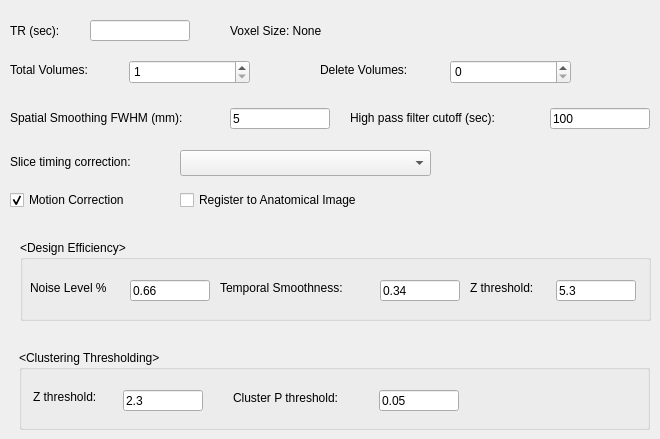
   <widget class="QWidget" name="tab_2">
    <attribute name="title">
     <string>Basic</string>
    </attribute>
    <widget class="QLabel" name="label_13">
     <property name="geometry">
      <rect>
       <x>10</x>
       <y>23</y>
       <width>71</width>
       <height>16</height>
      </rect>
     </property>
     <property name="text">
      <string>TR (sec):</string>
     </property>
    </widget>
    <widget class="QLabel" name="label_16">
     <property name="geometry">
      <rect>
       <x>10</x>
       <y>110</y>
       <width>231</width>
       <height>16</height>
      </rect>
     </property>
     <property name="text">
      <string>Spatial Smoothing FWHM (mm):</string>
     </property>
    </widget>
    <widget class="QLabel" name="label_15">
     <property name="geometry">
      <rect>
       <x>10</x>
       <y>62</y>
       <width>110</width>
       <height>16</height>
      </rect>
     </property>
     <property name="text">
      <string>Total Volumes: </string>
     </property>
    </widget>
    <widget class="QLabel" name="label_20">
     <property name="geometry">
      <rect>
       <x>350</x>
       <y>110</y>
       <width>231</width>
       <height>16</height>
      </rect>
     </property>
     <property name="text">
      <string>High pass filter cutoff (sec):</string>
     </property>
    </widget>
    <widget class="QLabel" name="label_21">
     <property name="geometry">
      <rect>
       <x>10</x>
       <y>154</y>
       <width>231</width>
       <height>16</height>
      </rect>
     </property>
     <property name="text">
      <string>Slice timing correction:</string>
     </property>
    </widget>
    <widget class="QComboBox" name="cbSliceTime">
     <property name="geometry">
      <rect>
       <x>180</x>
       <y>150</y>
       <width>251</width>
       <height>26</height>
      </rect>
     </property>
    </widget>
    <widget class="QLabel" name="txtVoxel">
     <property name="geometry">
      <rect>
       <x>230</x>
       <y>23</y>
       <width>401</width>
       <height>16</height>
      </rect>
     </property>
     <property name="text">
      <string>Voxel Size: None</string>
     </property>
    </widget>
    <widget class="QLabel" name="label_14">
     <property name="geometry">
      <rect>
       <x>320</x>
       <y>62</y>
       <width>110</width>
       <height>16</height>
      </rect>
     </property>
     <property name="text">
      <string>Delete Volumes: </string>
     </property>
    </widget>
    <widget class="QCheckBox" name="cbRegAnat">
     <property name="enabled">
      <bool>true</bool>
     </property>
     <property name="geometry">
      <rect>
       <x>180</x>
       <y>190</y>
       <width>271</width>
       <height>20</height>
      </rect>
     </property>
     <property name="text">
      <string>Register to Anatomical Image</string>
     </property>
     <property name="checked">
      <bool>false</bool>
     </property>
    </widget>
    <widget class="QCheckBox" name="cbMotionCorrection">
     <property name="geometry">
      <rect>
       <x>10</x>
       <y>190</y>
       <width>160</width>
       <height>20</height>
      </rect>
     </property>
     <property name="text">
      <string>Motion Correction</string>
     </property>
     <property name="checked">
      <bool>true</bool>
     </property>
    </widget>
    <widget class="QSpinBox" name="txtTotalVol">
     <property name="geometry">
      <rect>
       <x>129</x>
       <y>60</y>
       <width>121</width>
       <height>24</height>
      </rect>
     </property>
     <property name="minimum">
      <number>1</number>
     </property>
     <property name="maximum">
      <number>999999999</number>
     </property>
    </widget>
    <widget class="QSpinBox" name="txtDeleteVol">
     <property name="geometry">
      <rect>
       <x>450</x>
       <y>60</y>
       <width>121</width>
       <height>24</height>
      </rect>
     </property>
     <property name="maximum">
      <number>999999999</number>
     </property>
    </widget>
    <widget class="QGroupBox" name="groupBox_2">
     <property name="geometry">
      <rect>
       <x>20</x>
       <y>240</y>
       <width>631</width>
       <height>81</height>
      </rect>
     </property>
     <property name="title">
      <string>&lt;Design Efficiency&gt;</string>
     </property>
     <widget class="QLabel" name="label_35">
      <property name="geometry">
       <rect>
        <x>10</x>
        <y>40</y>
        <width>231</width>
        <height>16</height>
       </rect>
      </property>
      <property name="text">
       <string>Noise Level %</string>
      </property>
     </widget>
     <widget class="QLabel" name="label_36">
      <property name="geometry">
       <rect>
        <x>200</x>
        <y>40</y>
        <width>231</width>
        <height>16</height>
       </rect>
      </property>
      <property name="text">
       <string>Temporal Smoothness:</string>
      </property>
     </widget>
     <widget class="QLabel" name="label_37">
      <property name="geometry">
       <rect>
        <x>450</x>
        <y>40</y>
        <width>231</width>
        <height>16</height>
       </rect>
      </property>
      <property name="text">
       <string>Z threshold:</string>
      </property>
     </widget>
     <widget class="QLineEdit" name="txtDENL">
      <property name="geometry">
       <rect>
        <x>110</x>
        <y>40</y>
        <width>80</width>
        <height>21</height>
       </rect>
      </property>
      <property name="text">
       <string>0.66</string>
      </property>
     </widget>
     <widget class="QLineEdit" name="txtDETS">
      <property name="geometry">
       <rect>
        <x>360</x>
        <y>40</y>
        <width>80</width>
        <height>21</height>
       </rect>
      </property>
      <property name="text">
       <string>0.34</string>
      </property>
     </widget>
     <widget class="QLineEdit" name="txtDEZT">
      <property name="geometry">
       <rect>
        <x>536</x>
        <y>40</y>
        <width>80</width>
        <height>21</height>
       </rect>
      </property>
      <property name="text">
       <string>5.3</string>
      </property>
     </widget>
    </widget>
    <widget class="QGroupBox" name="groupBox_6">
     <property name="geometry">
      <rect>
       <x>19</x>
       <y>350</y>
       <width>631</width>
       <height>80</height>
      </rect>
     </property>
     <property name="title">
      <string>&lt;Clustering Thresholding&gt;</string>
     </property>
     <widget class="QLabel" name="label_38">
      <property name="geometry">
       <rect>
        <x>14</x>
        <y>39</y>
        <width>101</width>
        <height>16</height>
       </rect>
      </property>
      <property name="text">
       <string>Z threshold:</string>
      </property>
     </widget>
     <widget class="QLabel" name="label_39">
      <property name="geometry">
       <rect>
        <x>214</x>
        <y>40</y>
        <width>131</width>
        <height>16</height>
       </rect>
      </property>
      <property name="text">
       <string>Cluster P threshold:</string>
      </property>
     </widget>
     <widget class="QLineEdit" name="txtCTZT">
      <property name="geometry">
       <rect>
        <x>104</x>
        <y>40</y>
        <width>80</width>
        <height>21</height>
       </rect>
      </property>
      <property name="text">
       <string>2.3</string>
      </property>
     </widget>
     <widget class="QLineEdit" name="txtCTPT">
      <property name="geometry">
       <rect>
        <x>360</x>
        <y>40</y>
        <width>80</width>
        <height>21</height>
       </rect>
      </property>
      <property name="text">
       <string>0.05</string>
      </property>
     </widget>
    </widget>
    <widget class="QLineEdit" name="txtTR">
     <property name="geometry">
      <rect>
       <x>90</x>
       <y>20</y>
       <width>100</width>
       <height>21</height>
      </rect>
     </property>
    </widget>
    <widget class="QLineEdit" name="txtHighPass">
     <property name="geometry">
      <rect>
       <x>550</x>
       <y>108</y>
       <width>100</width>
       <height>21</height>
      </rect>
     </property>
     <property name="text">
      <string>100</string>
     </property>
    </widget>
    <widget class="QLineEdit" name="txtFWHM">
     <property name="geometry">
      <rect>
       <x>230</x>
       <y>108</y>
       <width>100</width>
       <height>21</height>
      </rect>
     </property>
     <property name="text">
      <string>5</string>
     </property>
    </widget>
   </widget>
